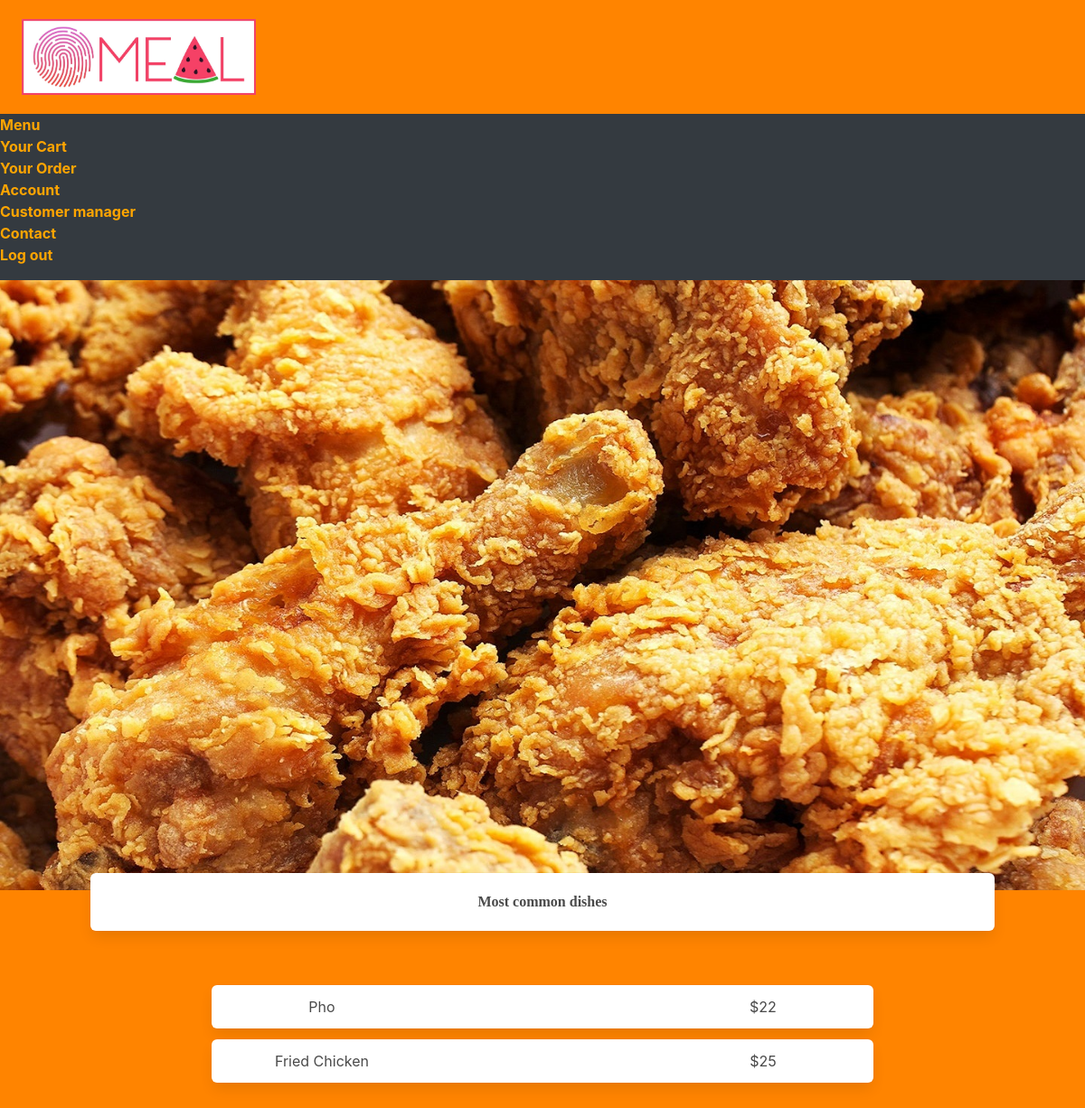
Screenshot of /most_common_dishes with the database file from the repository.
### main.py (models this page shows, shortened)
class MostCommonDishes(db.Model):
    id = db.Column(db.Integer, primary_key=True)
    name = db.Column(db.String(200), nullable=False)
    price = db.Column(db.Integer)

### main.py (the view)
@main.route('/most_common_dishes', methods=['GET'])
def most_common_dishes():
    dishes = MostCommonDishes.query.order_by(MostCommonDishes.id).all()
    return render_template('view_option/view_menu/most_common_dishes.html', dishes=dishes)

### templates/view_option/view_menu/most_common_dishes.html (shortened to what this page needs)
{% extends "base.html" %}
{% block head%}
    <link rel= "stylesheet" type= "text/css" href= "{{ url_for('static',filename='styles/view_menu/style_each_menu.css') }}">
{%endblock%}
{% block body%}
<img class = "food-img" class = "menu-img" src="../../../static/img/most_common_dishes.jpg" alt="">
<div class="box choosing-option has-text-weight-bold">Most common dishes</div>
<section class="section">
    {% for dish in dishes %}
    <div class="container">
        <div class=" columns has-text-centered is-mobile">
            <div class="column is-1"></div>
            <a href="/most_common_dishes/{{dish.id}}" class="column box has-text-centered is-8">
                <div class="columns is-mobile">
                    <div class="column is1">{{ dish.name }}</div>
                    <div class="column is7"></div>
                    <div class="column is4">${{ dish.price }}</div>
                </div>
            </a>
            <div class="column is-1"></div>
        </div>
    </div>
    {% endfor %}
</section>
{%endblock%}

### static/styles/view_menu/style_each_menu.css (style rules this page uses)
:root { --primary-color: rgb(255, 132, 0); }
body, html { background-color:var(--primary-color) }
.food-img { margin-top: -1.5em; }
.box { width: 83.3333%; margin-left: 8.3333%; }
.choosing-option { display: inline-block; margin-top: -20%; text-align: center; font-weight: 800; font-family: "Bell Gothic Std Light"; }

### rows the page displays
MostCommonDishes: name "Pho", price "22"
MostCommonDishes: name "Fried Chicken", price "25"
